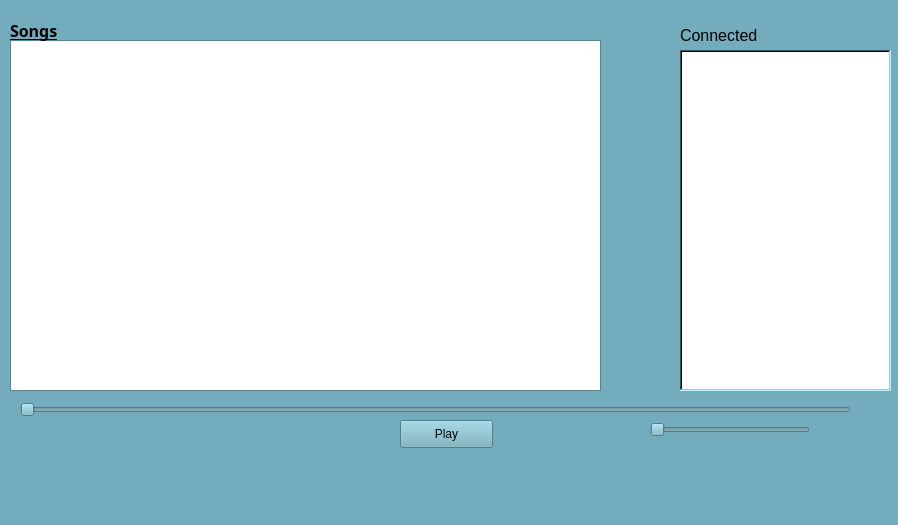
<?xml version="1.0" encoding="UTF-8"?>
<ui version="4.0">
 <class>MainWindow</class>
 <widget class="QMainWindow" name="MainWindow">
  <property name="geometry">
   <rect>
    <x>0</x>
    <y>0</y>
    <width>898</width>
    <height>525</height>
   </rect>
  </property>
  <property name="palette">
   <palette>
    <active>
     <colorrole role="WindowText">
      <brush brushstyle="SolidPattern">
       <color alpha="255">
        <red>0</red>
        <green>0</green>
        <blue>0</blue>
       </color>
      </brush>
     </colorrole>
     <colorrole role="Button">
      <brush brushstyle="SolidPattern">
       <color alpha="255">
        <red>115</red>
        <green>172</green>
        <blue>188</blue>
       </color>
      </brush>
     </colorrole>
     <colorrole role="Light">
      <brush brushstyle="SolidPattern">
       <color alpha="255">
        <red>183</red>
        <green>240</green>
        <blue>255</blue>
       </color>
      </brush>
     </colorrole>
     <colorrole role="Midlight">
      <brush brushstyle="SolidPattern">
       <color alpha="255">
        <red>149</red>
        <green>206</green>
        <blue>221</blue>
       </color>
      </brush>
     </colorrole>
     <colorrole role="Dark">
      <brush brushstyle="SolidPattern">
       <color alpha="255">
        <red>57</red>
        <green>86</green>
        <blue>94</blue>
       </color>
      </brush>
     </colorrole>
     <colorrole role="Mid">
      <brush brushstyle="SolidPattern">
       <color alpha="255">
        <red>76</red>
        <green>115</green>
        <blue>125</blue>
       </color>
      </brush>
     </colorrole>
     <colorrole role="Text">
      <brush brushstyle="SolidPattern">
       <color alpha="255">
        <red>0</red>
        <green>0</green>
        <blue>0</blue>
       </color>
      </brush>
     </colorrole>
     <colorrole role="BrightText">
      <brush brushstyle="SolidPattern">
       <color alpha="255">
        <red>255</red>
        <green>255</green>
        <blue>255</blue>
       </color>
      </brush>
     </colorrole>
     <colorrole role="ButtonText">
      <brush brushstyle="SolidPattern">
       <color alpha="255">
        <red>0</red>
        <green>0</green>
        <blue>0</blue>
       </color>
      </brush>
     </colorrole>
     <colorrole role="Base">
      <brush brushstyle="SolidPattern">
       <color alpha="255">
        <red>255</red>
        <green>255</green>
        <blue>255</blue>
       </color>
      </brush>
     </colorrole>
     <colorrole role="Window">
      <brush brushstyle="SolidPattern">
       <color alpha="255">
        <red>115</red>
        <green>172</green>
        <blue>188</blue>
       </color>
      </brush>
     </colorrole>
     <colorrole role="Shadow">
      <brush brushstyle="SolidPattern">
       <color alpha="255">
        <red>0</red>
        <green>0</green>
        <blue>0</blue>
       </color>
      </brush>
     </colorrole>
     <colorrole role="AlternateBase">
      <brush brushstyle="SolidPattern">
       <color alpha="255">
        <red>185</red>
        <green>213</green>
        <blue>221</blue>
       </color>
      </brush>
     </colorrole>
     <colorrole role="ToolTipBase">
      <brush brushstyle="SolidPattern">
       <color alpha="255">
        <red>255</red>
        <green>255</green>
        <blue>220</blue>
       </color>
      </brush>
     </colorrole>
     <colorrole role="ToolTipText">
      <brush brushstyle="SolidPattern">
       <color alpha="255">
        <red>0</red>
        <green>0</green>
        <blue>0</blue>
       </color>
      </brush>
     </colorrole>
    </active>
    <inactive>
     <colorrole role="WindowText">
      <brush brushstyle="SolidPattern">
       <color alpha="255">
        <red>0</red>
        <green>0</green>
        <blue>0</blue>
       </color>
      </brush>
     </colorrole>
     <colorrole role="Button">
      <brush brushstyle="SolidPattern">
       <color alpha="255">
        <red>115</red>
        <green>172</green>
        <blue>188</blue>
       </color>
      </brush>
     </colorrole>
     <colorrole role="Light">
      <brush brushstyle="SolidPattern">
       <color alpha="255">
        <red>183</red>
        <green>240</green>
        <blue>255</blue>
       </color>
      </brush>
     </colorrole>
     <colorrole role="Midlight">
      <brush brushstyle="SolidPattern">
       <color alpha="255">
        <red>149</red>
        <green>206</green>
        <blue>221</blue>
       </color>
      </brush>
     </colorrole>
     <colorrole role="Dark">
      <brush brushstyle="SolidPattern">
       <color alpha="255">
        <red>57</red>
        <green>86</green>
        <blue>94</blue>
       </color>
      </brush>
     </colorrole>
     <colorrole role="Mid">
      <brush brushstyle="SolidPattern">
       <color alpha="255">
        <red>76</red>
        <green>115</green>
        <blue>125</blue>
       </color>
      </brush>
     </colorrole>
     <colorrole role="Text">
      <brush brushstyle="SolidPattern">
       <color alpha="255">
        <red>0</red>
        <green>0</green>
        <blue>0</blue>
       </color>
      </brush>
     </colorrole>
     <colorrole role="BrightText">
      <brush brushstyle="SolidPattern">
       <color alpha="255">
        <red>255</red>
        <green>255</green>
        <blue>255</blue>
       </color>
      </brush>
     </colorrole>
     <colorrole role="ButtonText">
      <brush brushstyle="SolidPattern">
       <color alpha="255">
        <red>0</red>
        <green>0</green>
        <blue>0</blue>
       </color>
      </brush>
     </colorrole>
     <colorrole role="Base">
      <brush brushstyle="SolidPattern">
       <color alpha="255">
        <red>255</red>
        <green>255</green>
        <blue>255</blue>
       </color>
      </brush>
     </colorrole>
     <colorrole role="Window">
      <brush brushstyle="SolidPattern">
       <color alpha="255">
        <red>115</red>
        <green>172</green>
        <blue>188</blue>
       </color>
      </brush>
     </colorrole>
     <colorrole role="Shadow">
      <brush brushstyle="SolidPattern">
       <color alpha="255">
        <red>0</red>
        <green>0</green>
        <blue>0</blue>
       </color>
      </brush>
     </colorrole>
     <colorrole role="AlternateBase">
      <brush brushstyle="SolidPattern">
       <color alpha="255">
        <red>185</red>
        <green>213</green>
        <blue>221</blue>
       </color>
      </brush>
     </colorrole>
     <colorrole role="ToolTipBase">
      <brush brushstyle="SolidPattern">
       <color alpha="255">
        <red>255</red>
        <green>255</green>
        <blue>220</blue>
       </color>
      </brush>
     </colorrole>
     <colorrole role="ToolTipText">
      <brush brushstyle="SolidPattern">
       <color alpha="255">
        <red>0</red>
        <green>0</green>
        <blue>0</blue>
       </color>
      </brush>
     </colorrole>
    </inactive>
    <disabled>
     <colorrole role="WindowText">
      <brush brushstyle="SolidPattern">
       <color alpha="255">
        <red>57</red>
        <green>86</green>
        <blue>94</blue>
       </color>
      </brush>
     </colorrole>
     <colorrole role="Button">
      <brush brushstyle="SolidPattern">
       <color alpha="255">
        <red>115</red>
        <green>172</green>
        <blue>188</blue>
       </color>
      </brush>
     </colorrole>
     <colorrole role="Light">
      <brush brushstyle="SolidPattern">
       <color alpha="255">
        <red>183</red>
        <green>240</green>
        <blue>255</blue>
       </color>
      </brush>
     </colorrole>
     <colorrole role="Midlight">
      <brush brushstyle="SolidPattern">
       <color alpha="255">
        <red>149</red>
        <green>206</green>
        <blue>221</blue>
       </color>
      </brush>
     </colorrole>
     <colorrole role="Dark">
      <brush brushstyle="SolidPattern">
       <color alpha="255">
        <red>57</red>
        <green>86</green>
        <blue>94</blue>
       </color>
      </brush>
     </colorrole>
     <colorrole role="Mid">
      <brush brushstyle="SolidPattern">
       <color alpha="255">
        <red>76</red>
        <green>115</green>
        <blue>125</blue>
       </color>
      </brush>
     </colorrole>
     <colorrole role="Text">
      <brush brushstyle="SolidPattern">
       <color alpha="255">
        <red>57</red>
        <green>86</green>
        <blue>94</blue>
       </color>
      </brush>
     </colorrole>
     <colorrole role="BrightText">
      <brush brushstyle="SolidPattern">
       <color alpha="255">
        <red>255</red>
        <green>255</green>
        <blue>255</blue>
       </color>
      </brush>
     </colorrole>
     <colorrole role="ButtonText">
      <brush brushstyle="SolidPattern">
       <color alpha="255">
        <red>57</red>
        <green>86</green>
        <blue>94</blue>
       </color>
      </brush>
     </colorrole>
     <colorrole role="Base">
      <brush brushstyle="SolidPattern">
       <color alpha="255">
        <red>115</red>
        <green>172</green>
        <blue>188</blue>
       </color>
      </brush>
     </colorrole>
     <colorrole role="Window">
      <brush brushstyle="SolidPattern">
       <color alpha="255">
        <red>115</red>
        <green>172</green>
        <blue>188</blue>
       </color>
      </brush>
     </colorrole>
     <colorrole role="Shadow">
      <brush brushstyle="SolidPattern">
       <color alpha="255">
        <red>0</red>
        <green>0</green>
        <blue>0</blue>
       </color>
      </brush>
     </colorrole>
     <colorrole role="AlternateBase">
      <brush brushstyle="SolidPattern">
       <color alpha="255">
        <red>115</red>
        <green>172</green>
        <blue>188</blue>
       </color>
      </brush>
     </colorrole>
     <colorrole role="ToolTipBase">
      <brush brushstyle="SolidPattern">
       <color alpha="255">
        <red>255</red>
        <green>255</green>
        <blue>220</blue>
       </color>
      </brush>
     </colorrole>
     <colorrole role="ToolTipText">
      <brush brushstyle="SolidPattern">
       <color alpha="255">
        <red>0</red>
        <green>0</green>
        <blue>0</blue>
       </color>
      </brush>
     </colorrole>
    </disabled>
   </palette>
  </property>
  <property name="acceptDrops">
   <bool>false</bool>
  </property>
  <property name="windowTitle">
   <string>MainWindow</string>
  </property>
  <property name="autoFillBackground">
   <bool>true</bool>
  </property>
  <widget class="QWidget" name="centralWidget">
   <widget class="QSlider" name="horizontalSlider">
    <property name="geometry">
     <rect>
      <x>20</x>
      <y>400</y>
      <width>831</width>
      <height>20</height>
     </rect>
    </property>
    <property name="autoFillBackground">
     <bool>false</bool>
    </property>
    <property name="orientation">
     <enum>Qt::Horizontal</enum>
    </property>
   </widget>
   <widget class="QPushButton" name="pushButton">
    <property name="geometry">
     <rect>
      <x>400</x>
      <y>420</y>
      <width>93</width>
      <height>28</height>
     </rect>
    </property>
    <property name="autoFillBackground">
     <bool>false</bool>
    </property>
    <property name="text">
     <string>Play</string>
    </property>
   </widget>
   <widget class="QSlider" name="horizontalSlider_2">
    <property name="geometry">
     <rect>
      <x>650</x>
      <y>420</y>
      <width>160</width>
      <height>19</height>
     </rect>
    </property>
    <property name="orientation">
     <enum>Qt::Horizontal</enum>
    </property>
   </widget>
   <widget class="QListView" name="listView_2">
    <property name="geometry">
     <rect>
      <x>680</x>
      <y>50</y>
      <width>211</width>
      <height>341</height>
     </rect>
    </property>
    <property name="frameShape">
     <enum>QFrame::WinPanel</enum>
    </property>
   </widget>
   <widget class="QListWidget" name="songs">
    <property name="geometry">
     <rect>
      <x>10</x>
      <y>40</y>
      <width>591</width>
      <height>351</height>
     </rect>
    </property>
   </widget>
   <widget class="QLabel" name="label">
    <property name="geometry">
     <rect>
      <x>10</x>
      <y>20</y>
      <width>91</width>
      <height>21</height>
     </rect>
    </property>
    <property name="font">
     <font>
      <family>Proxima Nova Rg</family>
      <pointsize>12</pointsize>
      <weight>75</weight>
      <bold>true</bold>
      <underline>true</underline>
     </font>
    </property>
    <property name="text">
     <string>Songs</string>
    </property>
   </widget>
   <widget class="QLabel" name="label_2">
    <property name="geometry">
     <rect>
      <x>680</x>
      <y>25</y>
      <width>131</width>
      <height>21</height>
     </rect>
    </property>
    <property name="font">
     <font>
      <pointsize>12</pointsize>
     </font>
    </property>
    <property name="text">
     <string>Connected</string>
    </property>
   </widget>
  </widget>
  <widget class="QMenuBar" name="menuBar">
   <property name="geometry">
    <rect>
     <x>0</x>
     <y>0</y>
     <width>898</width>
     <height>25</height>
    </rect>
   </property>
  </widget>
 </widget>
 <layoutdefault spacing="6" margin="11"/>
 <resources/>
 <connections/>
</ui>
